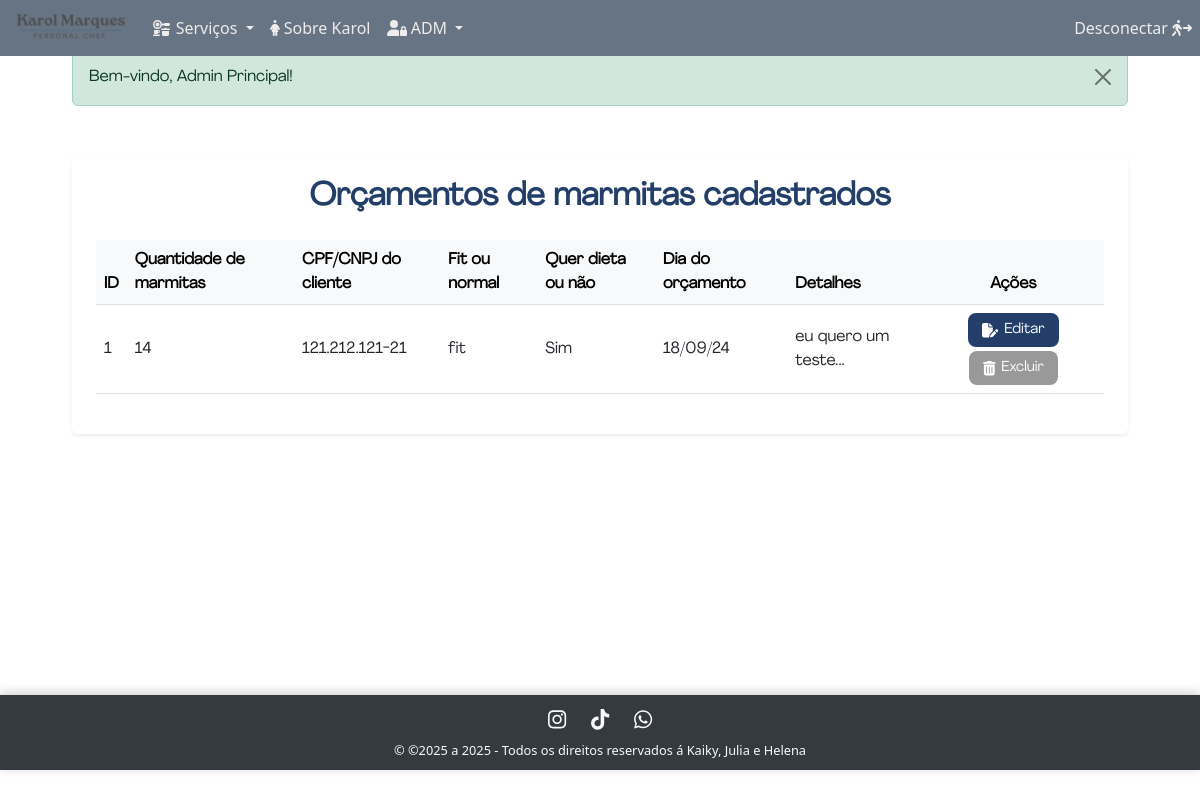
The app's page /admin/marmitas/index.php (signed in), older data.
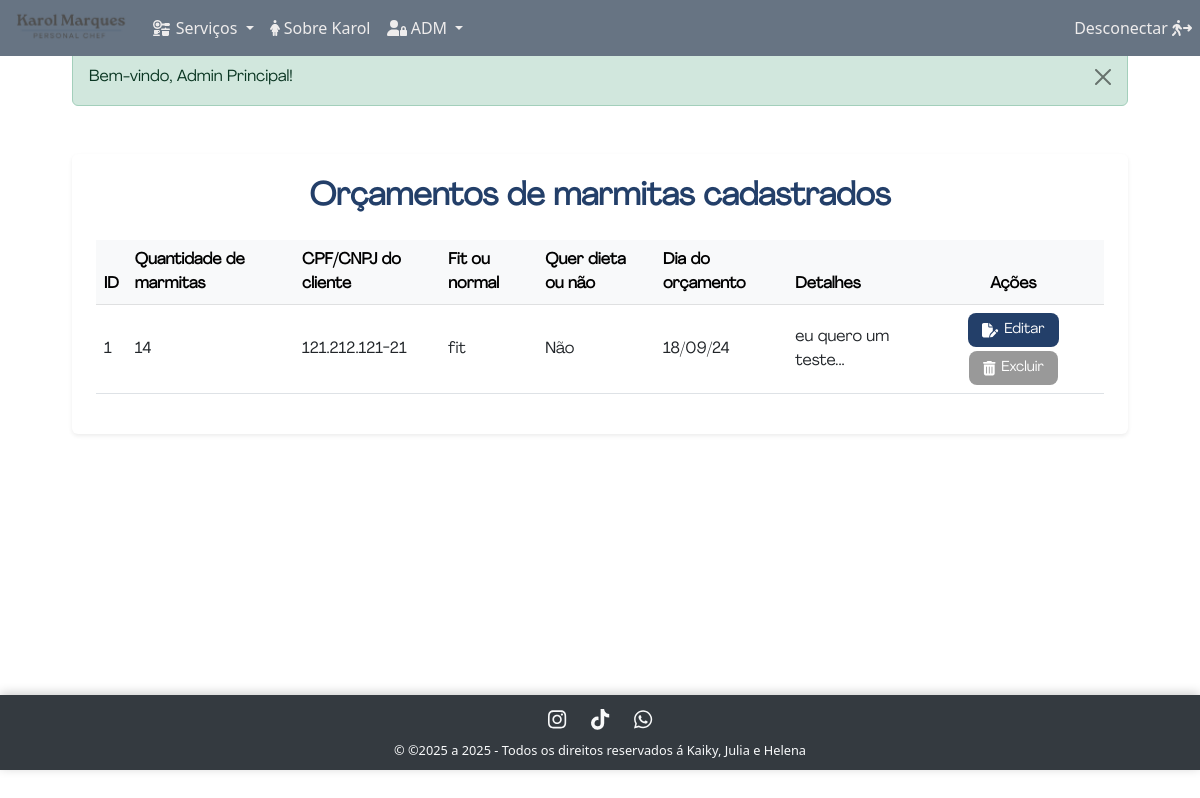
The same page, newer data.
### tables this page shows
CREATE TABLE tab_orcamento_marmita (
  id_mar INT NOT NULL AUTO_INCREMENT PRIMARY KEY,
  quantidade_marmitas INT NOT NULL,
  fit_ou_normal VARCHAR(6) NOT NULL,
  dieta_ou_nao BOOLEAN NOT NULL,
  detalhes_mar VARCHAR(1500) NOT NULL,
  data_do_orcamento_mar DATETIME NOT NULL,
  cpf_cnpj_usuario VARCHAR(14) NOT NULL,
  CONSTRAINT fk_orcamento_marmita_usuario 
    FOREIGN KEY (cpf_cnpj_usuario) REFERENCES tab_usuarios(cpf_cnpj)
);

### admin/marmitas/functions.php (called while the page is built, shortened)
<?php
function index()
{
    $db = open_database();
    try {
        $stmt = $db->query('SELECT * FROM tab_orcamento_marmita');
        $marmitas = $stmt->fetchAll(PDO::FETCH_ASSOC);
    } catch (PDOException $e) {
        echo 'Erro ao listar orcamento de marmitas: ' . $e->getMessage();
    }
}

### inc/database.php (called while the page is built, shortened)
<?php
function formatadata($date, $formato)
{
    $dt = new DateTime($date, new DateTimeZone("America/Sao_Paulo"));
    return $dt->format($formato);
}
function formatacpfcnpj($cpf_cnpj)
{
    if (strlen($cpf_cnpj) === 11) {
        return substr($cpf_cnpj, 0, 3) . "." . substr($cpf_cnpj, 3, 3) . "." . substr($cpf_cnpj, 6, 3) . "-" . substr($cpf_cnpj, 9, 2);
    } elseif (strlen($cpf_cnpj) === 14) {
        return substr($cpf_cnpj, 0, 2) . "." . substr($cpf_cnpj, 2, 3) . "." . substr($cpf_cnpj, 5, 3) . "/" . substr($cpf_cnpj, 8, 4) . "-" . substr($cpf_cnpj, 12, 2);
    }
    return $cpf_cnpj;
}

### admin/marmitas/index.php (the view, shortened to what this page needs)
<?php
    include('functions.php');
    index();
?>
<div class="container container-wide agrandir mt-5 pb-5">
    <?php if (!empty($_SESSION['message'])) : ?>
        <div class="alert alert-<?php echo $_SESSION['type']; ?> alert-dismissible fade show mt-3" role="alert">
            <?php echo $_SESSION['message']; ?>
            <button type="button" class="btn-close" data-bs-dismiss="alert" aria-label="Fechar"></button>
        </div>
    <?php endif; ?>
    <div class="card shadow-sm border-0 mt-5 p-4">
        <h2 class="page-title mb-4">Orçamentos de marmitas cadastrados</h2>
        <div class="table-responsive">
            <table class="table table-hover align-middle">
                <thead class="table-light" style="color: #233f69;">
                    <tr>
                        <th>ID</th>
                        <th>Quantidade de marmitas</th>
                        <th>CPF/CNPJ do cliente</th>
                        <th>Fit ou normal</th>
                        <th>Quer dieta ou não</th>
                        <th>Dia do orçamento</th>
                        <th>Detalhes</th>
                        <th class="text-center">Ações</th>
                    </tr>
                </thead>
                <tbody>
                    <?php if ($marmitas) : ?>
                        <?php foreach ($marmitas as $marmita) : ?>
                            <tr>
                                <td><?php echo $marmita['id_mar']; ?></td>
                                <td><?php echo $marmita['quantidade_marmitas']; ?></td>
                                <td><?php echo formatacpfcnpj($marmita['cpf_cnpj_usuario']); ?></td>
                                <td><?php echo $marmita['fit_ou_normal']; ?></td>
                                <td><?php echo $marmita['dieta_ou_nao'] == 0 ? 'Não' : 'Sim'; ?></td>
                                <td><?php echo formatadata($marmita['data_do_orcamento_mar'], "d/m/y"); ?></td>
                                <td><?php echo $marmita['detalhes_mar']; ?></td>
                                <td class="text-center">
                                    <a href="edit.php?id_mar=<?php echo $marmita['id_mar']; ?>"
                                       class="btn-crud btn-edit mb-1">
                                       <i class="fa fa-file-pen"></i> Editar
                                    </a>
                                    <a href="#"
                                       class="btn-crud btn-delete"
                                       data-bs-toggle="modal"
                                       data-bs-target="#modal_marmitas"
                                       data-id="<?php echo $marmita['id_mar']; ?>">
                                       <i class="fa fa-trash-can"></i> Excluir
                                    </a>
                                </td>
                            </tr>
                        <?php endforeach; ?>
                    <?php else : ?>
                        <tr>
                            <td colspan="8" class="text-center text-muted py-4">Nenhum registro encontrado.</td>
                        </tr>
                    <?php endif; ?>
                </tbody>
            </table>
        </div>
    </div>
</div>

Row changes from the older to the newer data that the page shows:
changed tab_orcamento_marmita "fit": dieta_ou_nao "Sim" → "Não"
